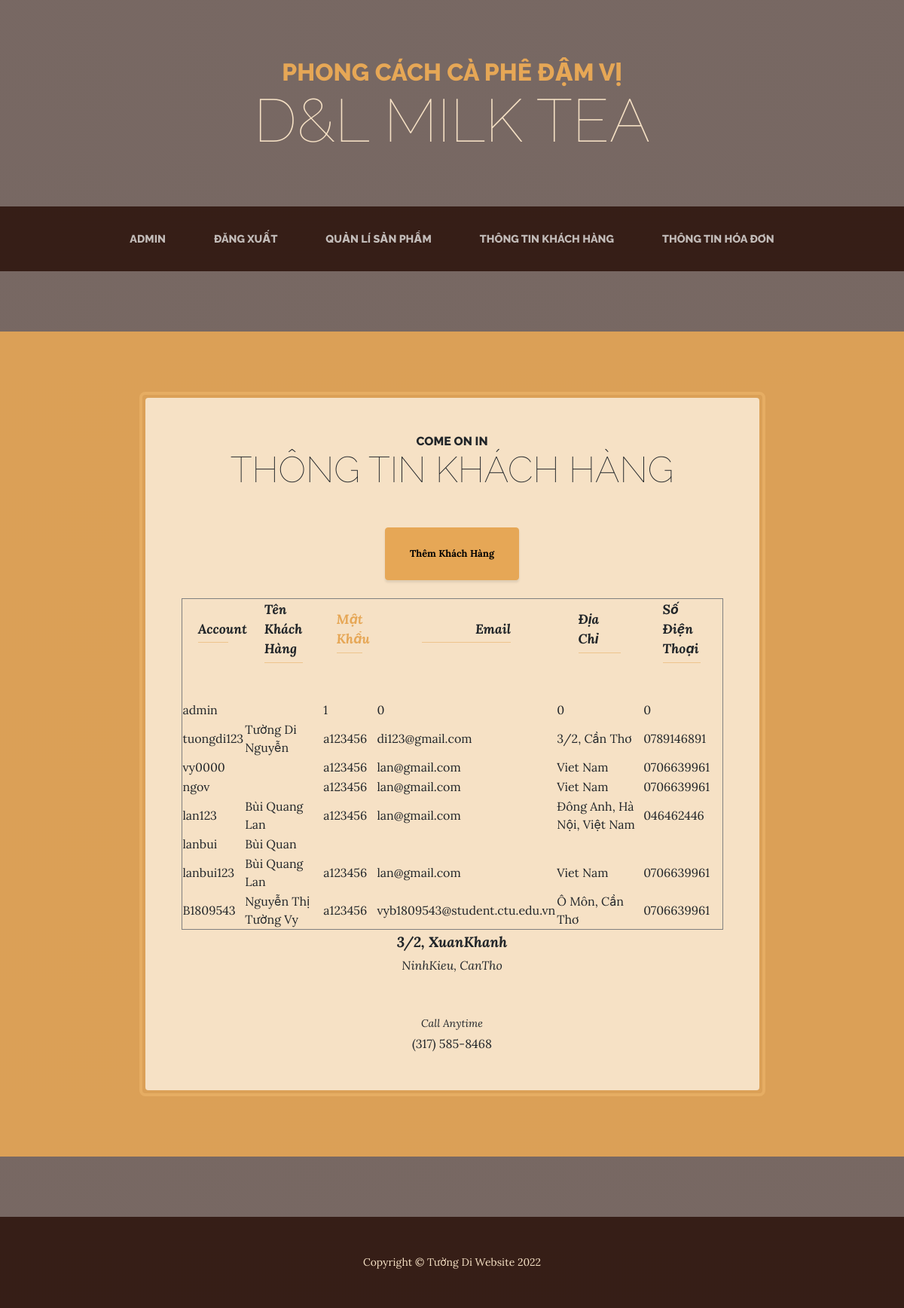
The app's page /QuanLiKhachHang.php (signed in) with its own data.
### tables this page shows
CREATE TABLE `users` (
  `id` int(11) NOT NULL,
  `username` varchar(50) NOT NULL,
  `password` varchar(50) NOT NULL,
  `name` varchar(100) NOT NULL,
  `email` varchar(100) NOT NULL,
  `address` varchar(100) NOT NULL,
  `phone_number` varchar(20) NOT NULL,
  `vaitro` int(11) NOT NULL
);

### QuanLiKhachHang.php (the view, shortened to what this page needs)
<!DOCTYPE html>
<html >
    <head>
        <link href="css/styles.css" rel="stylesheet" />
    </head>
    <body>
        <header>
            <h1 class="site-heading text-center text-faded d-none d-lg-block">
                <span class="site-heading-upper text-primary mb-3">Phong Cách Cà Phê Đậm Vị</span>
                <span class="site-heading-lower">D&L Milk Tea</span>
            </h1>
        </header>
        <nav class="navbar navbar-expand-lg navbar-dark py-lg-4" id="mainNav">
            <div class="container">
                <div class="collapse navbar-collapse" id="navbarSupportedContent">
                    <ul class="navbar-nav mx-auto">
                        <li class="nav-item px-lg-4"><a class="nav-link text-uppercase" href="Admin.php">Admin</a></li>
                        <li class="nav-item px-lg-4"><a class="nav-link text-uppercase" href="DangXuat.php">Đăng Xuất</a></li>
                        <li class="nav-item px-lg-4"><a class="nav-link text-uppercase" href="QuanLi.php">Quản Lí Sản Phẩm</a></li>
                        <li class="nav-item px-lg-4"><a class="nav-link text-uppercase" href="QuanLiKhachHang.php">Thông Tin Khách Hàng</a></li>
                        <li class="nav-item px-lg-4"><a class="nav-link text-uppercase" href="QuanLiHoaDon.php">Thông Tin Hóa Đơn</a></li>
                    </ul>
                </div>
            </div>
        </nav>
    </body>
</html>
<?php
    if(!isset($_SESSION['id'])){
      header('location: DangNhap.html');
    }
    else{
        require 'KetNoiB1.php';
        mysqli_set_charset($con, 'UTF8');
        $sql = "SELECT * FROM users ";
        $result = $con->query($sql);
        echo"
        <section class='page-section cta'>
            <div class='container'>
                <div class='row'>
                    <div class='col-xl-9 mx-auto'>
                        <div class='cta-inner bg-faded text-center rounded'>
                            <h2 class='section-heading mb-5'>
                                <span class='section-heading-upper'>Come On In</span>
                                <span class='section-heading-lower'>Thông Tin Khách Hàng</span>
                            </h2>
                            <div class='intro-button mx-auto'><a class='btn btn-primary btn-xl' href='ThemKhachHang.php'>Thêm Khách Hàng</a></div><br>
                            <center >
                            <table border = '1' cellpadding = '1' cellspacing = '1' >
                                <tr>
                                    <th>
                                        <ul class='list-unstyled list-hours mb-5 text-left mx-auto'>
                                            <li class='list-unstyled-item list-hours-item d-flex'>
                                                <span class='ms-auto'>Account</span>
                                            </li>
                                        </ul>
                                    </th>
                                    <th>
                                        <ul class='list-unstyled list-hours mb-5 text-left mx-auto'>
                                            <li class='list-unstyled-item list-hours-item d-flex'>
                                                <span class='ms-auto'>Tên Khách Hàng</span>
                                            </li>
                                        </ul>
                                    </th>
                                    <th>
                                        <ul class='list-unstyled list-hours mb-5 text-left mx-auto'>
                                            <li class='list-unstyled-item list-hours-item d-flex'>
                                                <span class='ms-auto'>Mật Khẩu</span>
                                            </li>
                                        </ul>
                                    </th>
                                    <th>
                                        <ul class='list-unstyled list-hours mb-5 text-left mx-auto'>
                                            <li class='list-unstyled-item list-hours-item d-flex'>
                                                <span class='ms-auto'>Email</span>
                                            </li>
                                        </ul>
                                    </th>
                                    <th>
                                        <ul class='list-unstyled list-hours mb-5 text-left mx-auto'>
                                            <li class='list-unstyled-item list-hours-item d-flex'>
                                                <span class='ms-auto'>Địa Chỉ</span>
                                            </li>
                                        </ul>
                                    </th>
                                    <th>
                                        <ul class='list-unstyled list-hours mb-5 text-left mx-auto'>
                                            <li class='list-unstyled-item list-hours-item d-flex'>
                                                <span class='ms-auto'>Số Điện Thoại</span>
                                            </li>
                                        </ul>
                                    </th>
                                    <th></th>
                                </tr>
                                <tr class=''>";
                                while($row = $result->fetch_assoc()){
                                    echo "
                                        <td>".$row['username']."<br></td>
                                        <td>".$row['name']."<br></td>
                                        <td>".$row['password']."<br></td>
                                        <td>".$row['email']."<br></td>
                                        <td>".$row['address']."<br></td>
                                        <td>".$row['phone_number']."<br></td>
                                        </tr>
                                        ";
                                }
                            echo "</table>
                            </center>
                            <p class='address mb-5'>
                                <em>
                                    <strong>3/2, XuanKhanh</strong>
                                    <br />
                                    NinhKieu, CanTho
                                </em>
                            </p>
                            <p class='mb-0'>
                                <small><em>Call Anytime</em></small>
                                <br />
                                (317) 585-8468
                            </p>
                        </div>
                    </div>
                </div>
            </div>
        </section>";
        echo"
        <footer class='footer text-faded text-center py-5'>
            <div class='container'><p class='m-0 small'>Copyright &copy; Tường Di Website 2022</p></div>
        </footer>
        ";
    }
?>

### records on screen
users: username "admin", password "1", email "0", address "0", phone_number "0"
users: username "tuongdi123", name "Tường Di Nguyễn", password "a123456", email "di123@gmail.com", address "3/2, Cần Thơ", phone_number "0789146891"
users: username "vy0000", password "a123456", email "lan@gmail.com", address "Viet Nam", phone_number "0706639961"
users: username "ngov", password "a123456", email "lan@gmail.com", address "Viet Nam", phone_number "0706639961"
users: username "lan123", name "Bùi Quang Lan", password "a123456", email "lan@gmail.com", address "Đông Anh, Hà Nội, Việt Nam", phone_number "046462446"
users: username "lanbui", name "Bùi Quan"
users: username "lanbui123", name "Bùi Quang Lan", password "a123456", email "lan@gmail.com", address "Viet Nam", phone_number "0706639961"
users: username "B1809543", name "Nguyễn Thị Tường Vy", password "a123456", email "vyb1809543@student.ctu.edu.vn", address "Ô Môn, Cần Thơ", phone_number "0706639961"
